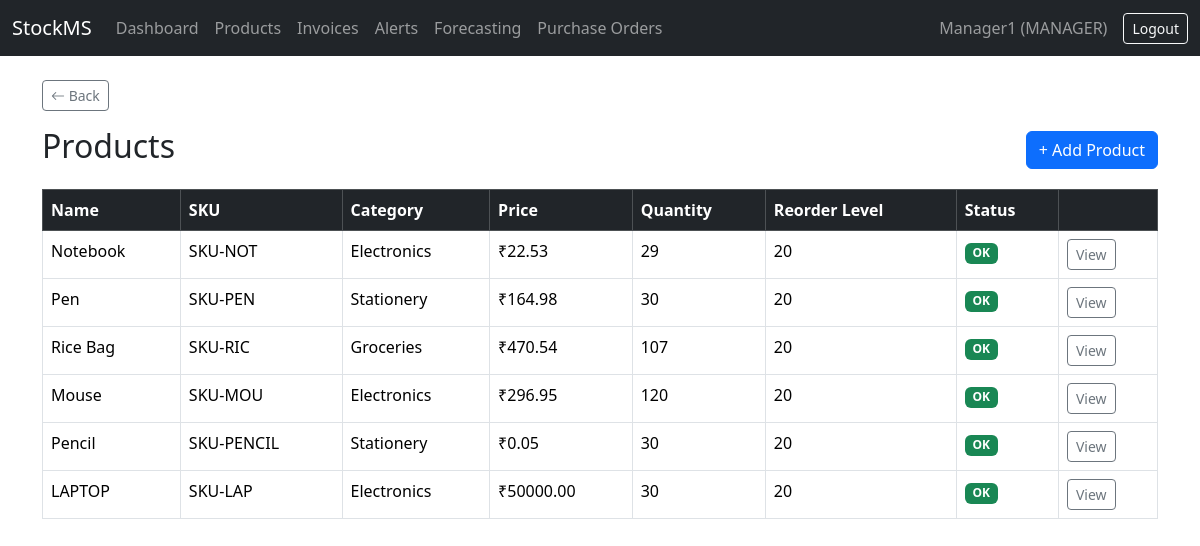
Page /products/ (signed in) on the earlier database version.
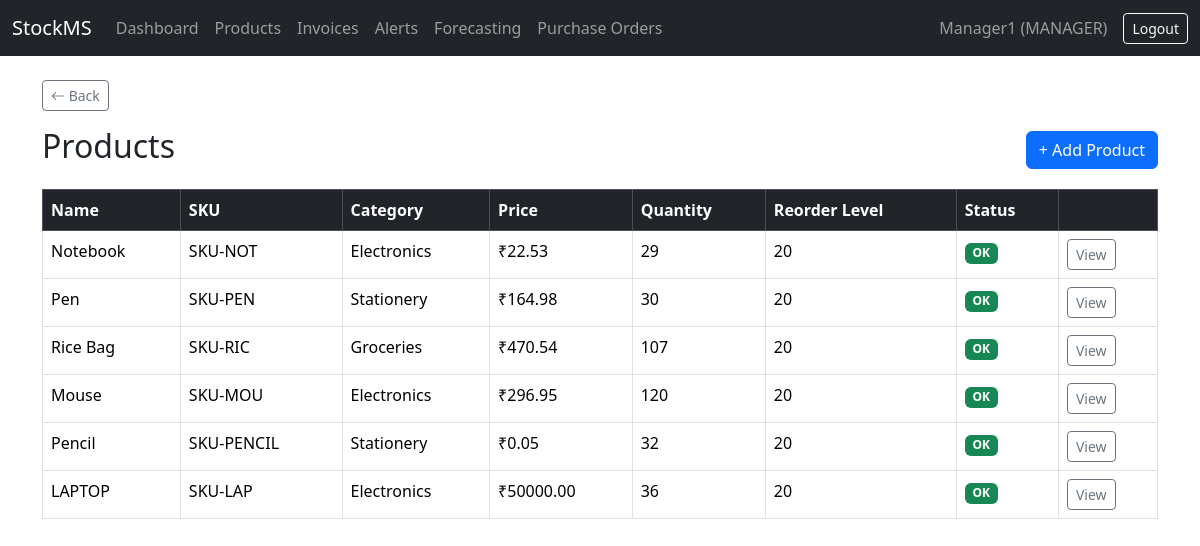
Same page on the later database version.
### inventory/models.py (models this page shows, shortened)
class Product(models.Model):
    name = models.CharField(max_length=200)
    sku = models.CharField(max_length=50, unique=True)
    barcode = models.CharField(max_length=100, unique=True, blank=True, null=True)
    category = models.ForeignKey(Category, on_delete=models.SET_NULL, null=True, related_name='products')
    supplier = models.ForeignKey(Supplier, on_delete=models.SET_NULL, null=True, related_name='products')
    price = models.DecimalField(max_digits=10, decimal_places=2)
    quantity = models.PositiveIntegerField(default=0)
    reorder_level = models.PositiveIntegerField(default=10)
    max_stock_level = models.PositiveIntegerField(default=100)
    created_at = models.DateTimeField(auto_now_add=True)
    updated_at = models.DateTimeField(auto_now=True)
    @property
    def is_low_stock(self):
        return self.quantity <= self.reorder_level

class Category(models.Model):
    name = models.CharField(max_length=100, unique=True)
    description = models.TextField(blank=True)
    class Meta:
        verbose_name_plural = "Categories"
    def __str__(self):
        return self.name

### inventory/views.py (the view)
# urls.py: path('', views.product_list, name='product_list'),
@login_required
def product_list(request):
    products = Product.objects.select_related('category', 'supplier').all()
    return render(request, 'inventory/product_list.html', {'products': products})

### inventory/templates/inventory/product_list.html (shortened to what this page needs)
{% extends 'base.html' %}
{% block content %}
<div class="d-flex justify-content-between align-items-center mb-3">
    <h2>Products</h2>
    {% if user.role == 'ADMIN' or user.role == 'MANAGER' %}
        <a href="{% url 'product_create' %}" class="btn btn-primary">+ Add Product</a>
    {% endif %}
</div>
<table class="table table-bordered table-hover">
    <thead class="table-dark">
        <tr>
            <th>Name</th>
            <th>SKU</th>
            <th>Category</th>
            <th>Price</th>
            <th>Quantity</th>
            <th>Reorder Level</th>
            <th>Status</th>
            <th></th>
        </tr>
    </thead>
    <tbody>
        {% for product in products %}
        <tr>
            <td>{{ product.name }}</td>
            <td>{{ product.sku }}</td>
            <td>{{ product.category|default:"—" }}</td>
            <td>₹{{ product.price }}</td>
            <td>{{ product.quantity }}</td>
            <td>{{ product.reorder_level }}</td>
            <td>
                {% if product.is_low_stock %}
                    <span class="badge bg-danger">Low Stock</span>
                {% else %}
                    <span class="badge bg-success">OK</span>
                {% endif %}
            </td>
            <td><a href="{% url 'product_detail' product.pk %}" class="btn btn-sm btn-outline-secondary">View</a></td>
        </tr>
        {% empty %}
        <tr><td colspan="8" class="text-center">No products found.</td></tr>
        {% endfor %}
    </tbody>
</table>
{% endblock %}

Differences in the rows shown:
changed Product "Pencil": quantity "30" → "32"
changed Product "LAPTOP": quantity "30" → "36"
